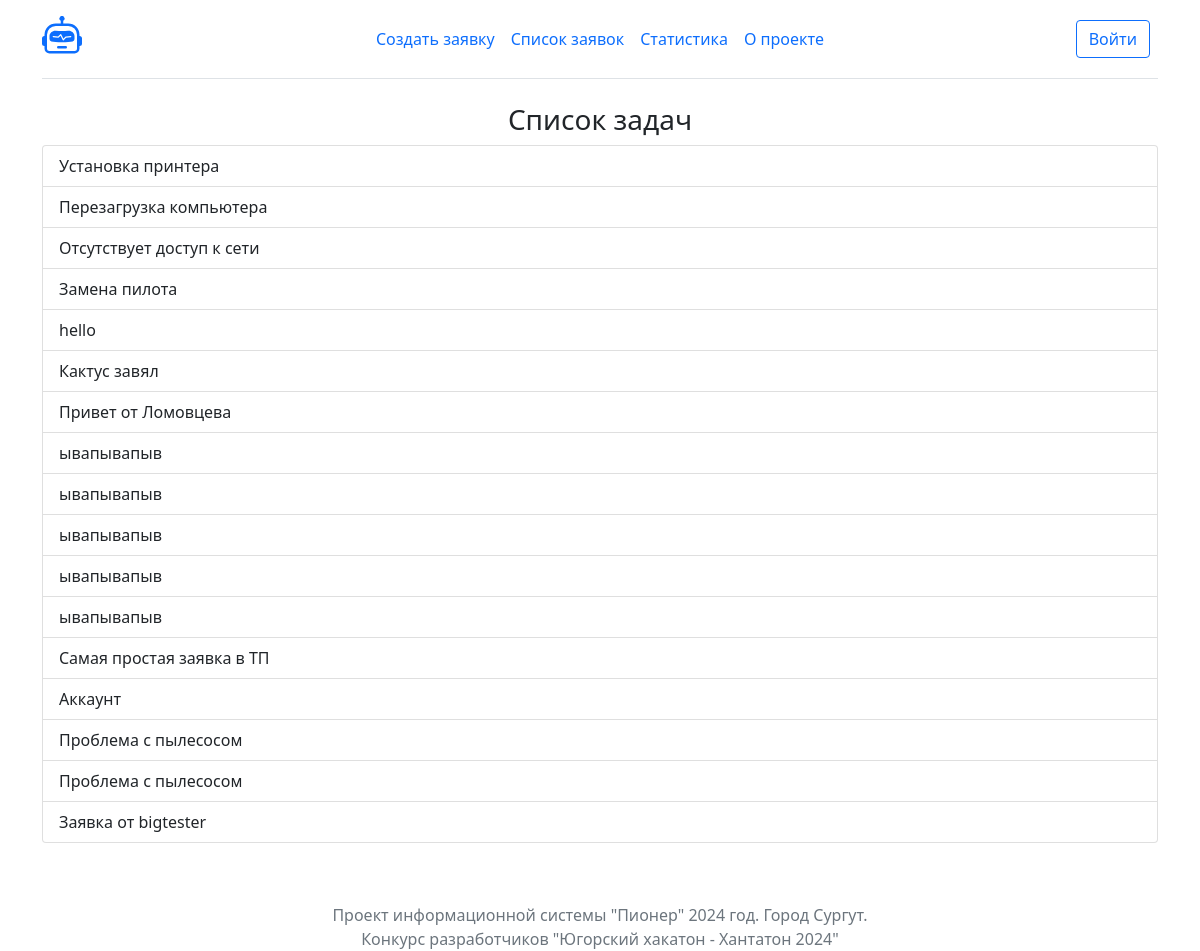
The page /tasks/ on the database as committed earlier.
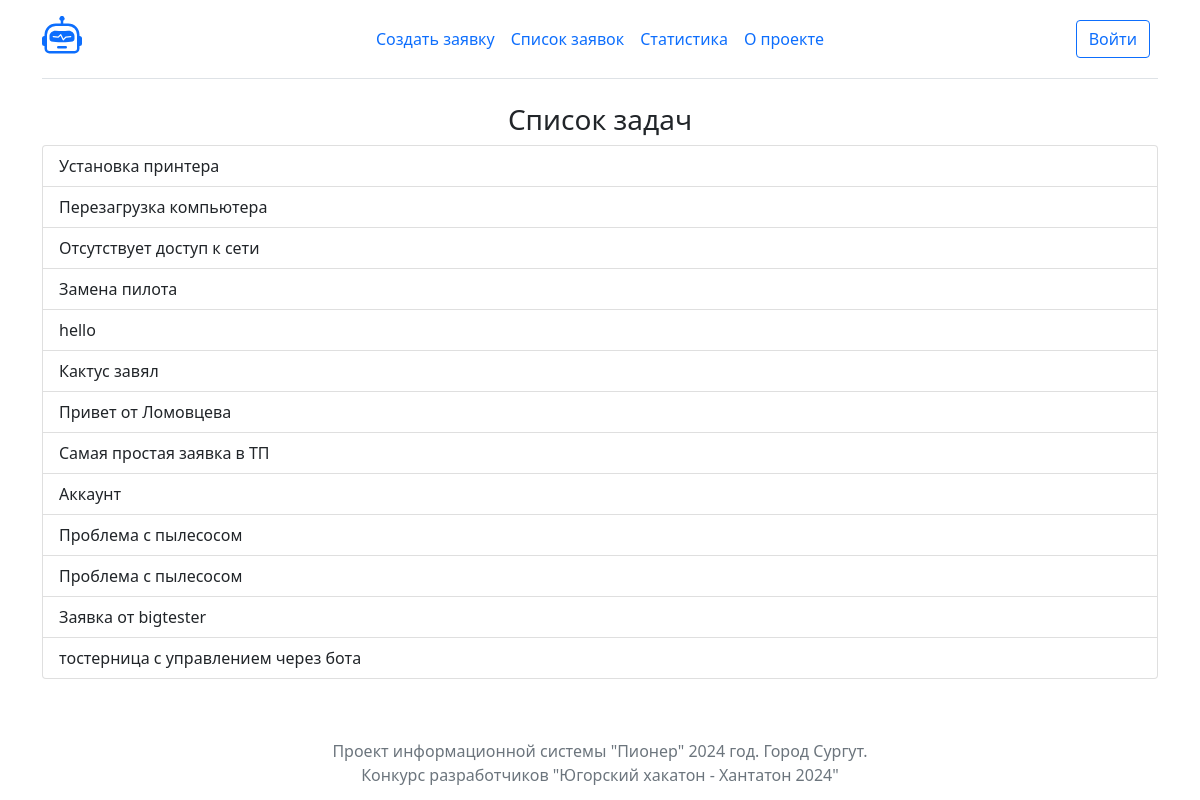
The same page on the database as committed later.
### tasks/models.py (models this page shows, shortened)
class Task(models.Model):
    title = models.CharField(max_length=1024)
    message = models.TextField()
    authors = models.CharField(max_length=1024)
    contractor = models.ForeignKey(User, on_delete=models.CASCADE, null=True)
    created = models.DateTimeField("date published", auto_now_add= True)
    closed = models.BooleanField(default=False)
    typetask = models.ForeignKey(TypeTask, on_delete=models.CASCADE, null=True)

### tasks/views.py (the view)
# urls.py: path('tasks/', views.tasks_list, name='task list'),
def tasks_list(request):
    tasks_list_to_page = Task.objects.all()
    return render(request, 'tasks/task_list.html', {'task_list': tasks_list_to_page})

### tasks/templates/tasks/task_list.html
{% extends "tasks/base.html" %}
{% block content %}
    <div class="container">
        <div class="row">
            <div class="col-lg-12">
                <h3 class="text-center text">Список задач</h3>
                {% if task_list %}
                <div class="list-group">
                    {% for task in task_list %}
                        <a href='/task/{{ task.id }}/' class="list-group-item list-group-item-action">{{ task.title }}</a>
                    {% endfor %}
                {% else %}
                    <p>Список заявок пуст</p>
                </div>
                {% endif %}
            </div>
        </div>
    </div>
{% endblock %}

### tasks/templates/tasks/base.html (shortened to what this page needs)
<!DOCTYPE html>
<html lang="en">
<head>
    <link href="https://cdn.jsdelivr.net/npm/bootstrap@5.1.3/dist/css/bootstrap.min.css" rel="stylesheet">
</head>
<div class="container">
    <header class="d-flex flex-wrap align-items-center justify-content-center justify-content-md-between py-3 mb-4 border-bottom">
      <div class="col-md-3 mb-2 mb-md-0">
        <a href="/" class="d-inline-flex link-body-emphasis text-decoration-none">
        </a>
      </div>
      <ul class="nav col-12 col-md-auto mb-2 justify-content-center mb-md-0">
        <li><a href="/new" class="nav-link px-2">Создать заявку</a></li>
        <li><a href="/tasks" class="nav-link px-2">Список заявок</a></li>
        <li><a href="/dashboard" class="nav-link px-2">Статистика</a></li>
        <li><a href="/about" class="nav-link px-2">О проекте</a></li>
      </ul>
      <div class="col-md-3 text-end">
          <a href="/admin" class="btn btn-outline-primary me-2">Войти</a>
      </div>
    </header>
  </div>
<body>
{% block content %}
{% endblock %}
<footer>
    <div class="container">
        <div class="row">
            <div class="col-12 footer text-center text-secondary" style="height:50px; margin-top:50px">
                Проект информационной системы "Пионер" 2024 год. Город Сургут.
                <p>Конкурс разработчиков "Югорский хакатон - Хантатон 2024"</p>
            </div>
        </div>
    </div>
</footer>
</body>
</html>

Rows that differ between the two databases and show on the page:
removed Task: title "ывапывапыв"
removed Task: title "ывапывапыв"
removed Task: title "ывапывапыв"
removed Task: title "ывапывапыв"
removed Task: title "ывапывапыв"
added Task: title "тостерница с управлением через бота"
